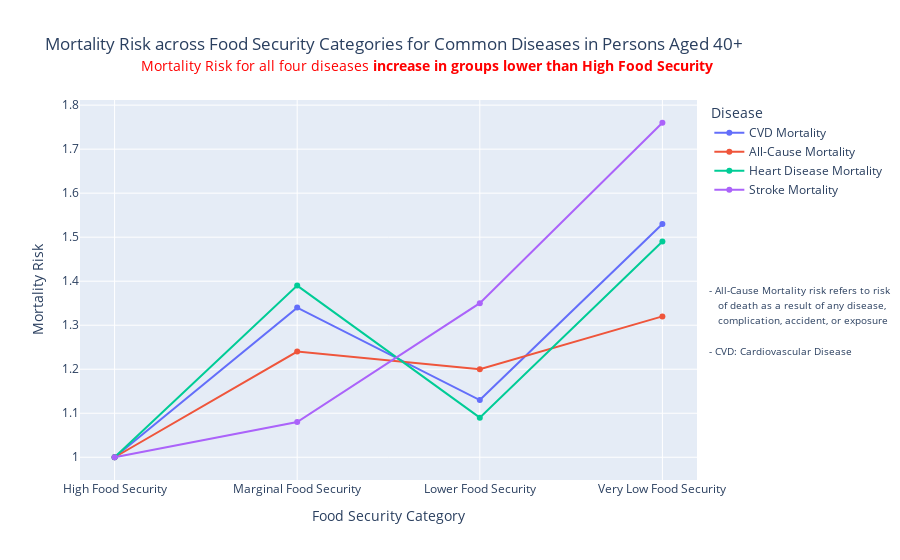

This figure's notebook cell:
### Markdown cell above
### Later Outcomes in Life

### Code cell
#https://www.ahajournals.org/doi/full/10.1161/JAHA.119.014629

#All-cause mortality risk refers to the risk of death as a result of any disease, complication, accident, or exposure

#adjusted for age, sex, race/ethnicity, education, income, smoking status, alcohol intake, physical activity levels, total energy intake, and overall diet quality indicated by Healthy Eating Index 2010 score

#Hazard Ratios of CVD Mortality 1999 - 2014

#Marginal Food Security, Low Food Security, Very Low Food Security
#1.34 (1.02–1.77)	1.13 (0.83–1.54)	1.53 (1.04–2.26)
                                        
hr_disease_mortality = pd.DataFrame([
                                ['CVD Mortality',1.0,1.34,1.13,1.53],
                                ['All-Cause Mortality', 1.0, 1.24,1.20,1.32],
                                ['Heart Disease Mortality', 1.0,1.39,1.09,1.49],
                                ['Stroke Mortality',1.0,1.08,1.35,1.76]
                                ])
hr_disease_mortality.columns = ['Disease','High Food Security','Marginal Food Security','Lower Food Security','Very Low Food Security']

hr_disease_mortality

#Hazard Ratios of All-cause mortality 1999 - 2014
#1.24 (1.07–1.44)	1.20 (1.04–1.39)	1.32 (1.07–1.62)


#Heart Disease Mortality
#1.39 (1.01–1.90)	1.09 (0.78–1.53)	1.49 (0.96–2.32)

#Stroke Mortality
#1.08 (0.59–1.98)	1.35 (0.63–2.90)	1.76 (0.65–4.77)


df = hr_disease_mortality
fig = go.Figure()

# Add lines for each disease
for index, row in df.iterrows():
    fig.add_trace(go.Scatter(
        x=df.columns[1:],  # Food Security category columns as x values
        y=row.values[1:],  # Mortality values as y values
        mode='lines+markers',
        name=row['Disease']
    ))

# Update layout
fig.update_layout(
    title='Mortality Risk across Food Security Categories for Common Diseases in Persons Aged 40+',
    xaxis_title='Food Security Category',
    yaxis_title='Mortality Risk',
    legend_title='Disease',
    showlegend=True
)

kicker = go.layout.Annotation(
     text="Mortality Risk for all four diseases <b>increase<b> in groups lower than High Food Security",
     x=.08,
     y=1.12,
     showarrow=False,
     xanchor="left",
     xshift=10,
     xref = 'paper',
     yref = 'paper',
     font=dict(size=14,color ='red',)
 )
fig.add_annotation(kicker)

kicker = go.layout.Annotation(
     text="- All-Cause Mortality risk refers to risk",
     x=1,
     y=.5,
     showarrow=False,
     xanchor="left",
     xshift=10,
     xref = 'paper',
     yref = 'paper',
     font=dict(size=10)
 )
fig.add_annotation(kicker)

kicker2 = go.layout.Annotation(
     text="   of death as a result of any disease,",
     x=1,
     y=.46,
     showarrow=False,
     xanchor="left",
     xshift=10,
     xref = 'paper',
     yref = 'paper',
     font=dict(size=10)
 )
fig.add_annotation(kicker2)

kicker3 = go.layout.Annotation(
     text="   complication, accident, or exposure",
     x=1,
     y=.42,
     showarrow=False,
     xanchor="left",
     xshift=10,
     xref = 'paper',
     yref = 'paper',
     font=dict(size=10)
 )
fig.add_annotation(kicker3)

kicker4 = go.layout.Annotation(
     text="- CVD: Cardiovascular Disease",
     x=1,
     y=.34,
     showarrow=False,
     xanchor="left",
     xshift=10,
     xref = 'paper',
     yref = 'paper',
     font=dict(size=10)
 )
fig.add_annotation(kicker4)



fig.show()

### Figure 1 — Plotly figure (JSON) as saved in the notebook; plotly's stock layout.template omitted (floating-point values rounded to 4 significant figures)
{"data": [{"mode": "lines+markers", "name": "CVD Mortality", "type": "scatter", "x": ["High Food Security", "Marginal Food Security", "Lower Food Security", "Very Low Food Security"], "y": [1, 1.34, 1.13, 1.53]}, {"mode": "lines+markers", "name": "All-Cause Mortality", "type": "scatter", "x": ["High Food Security", "Marginal Food Security", "Lower Food Security", "Very Low Food Security"], "y": [1, 1.24, 1.2, 1.32]}, {"mode": "lines+markers", "name": "Heart Disease Mortality", "type": "scatter", "x": ["High Food Security", "Marginal Food Security", "Lower Food Security", "Very Low Food Security"], "y": [1, 1.39, 1.09, 1.49]}, {"mode": "lines+markers", "name": "Stroke Mortality", "type": "scatter", "x": ["High Food Security", "Marginal Food Security", "Lower Food Security", "Very Low Food Security"], "y": [1, 1.08, 1.35, 1.76]}], "layout": {"annotations": [{"font": {"color": "red", "size": 14}, "showarrow": false, "text": "Mortality Risk for all four diseases <b>increase<b> in groups lower than High Food Security", "x": 0.08, "xanchor": "left", "xref": "paper", "xshift": 10, "y": 1.12, "yref": "paper"}, {"font": {"size": 10}, "showarrow": false, "text": "- All-Cause Mortality risk refers to risk", "x": 1, "xanchor": "left", "xref": "paper", "xshift": 10, "y": 0.5, "yref": "paper"}, {"font": {"size": 10}, "showarrow": false, "text": "   of death as a result of any disease,", "x": 1, "xanchor": "left", "xref": "paper", "xshift": 10, "y": 0.46, "yref": "paper"}, {"font": {"size": 10}, "showarrow": false, "text": "   complication, accident, or exposure", "x": 1, "xanchor": "left", "xref": "paper", "xshift": 10, "y": 0.42, "yref": "paper"}, {"font": {"size": 10}, "showarrow": false, "text": "- CVD: Cardiovascular Disease", "x": 1, "xanchor": "left", "xref": "paper", "xshift": 10, "y": 0.34, "yref": "paper"}], "legend": {"title": {"text": "Disease"}}, "showlegend": true, "title": {"text": "Mortality Risk across Food Security Categories for Common Diseases in Persons Aged 40+"}, "xaxis": {"title": {"text": "Food Security Category"}}, "yaxis": {"title": {"text": "Mortality Risk"}}}}
